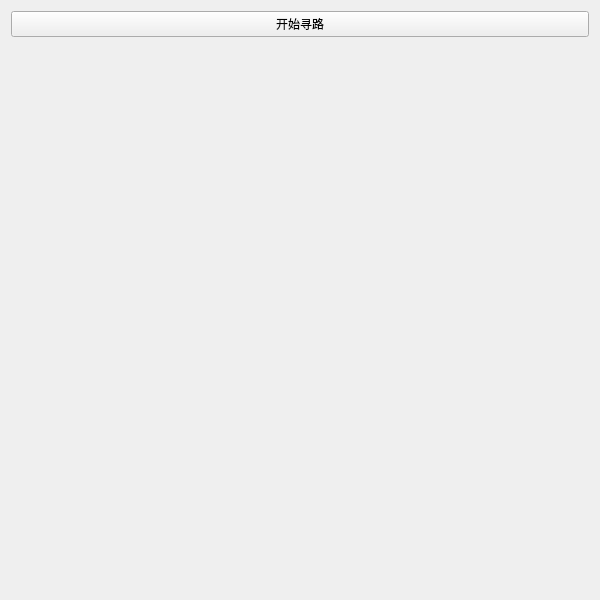
<?xml version="1.0" encoding="UTF-8"?>
<ui version="4.0">
 <class>Widget</class>
 <widget class="QWidget" name="Widget">
  <property name="geometry">
   <rect>
    <x>0</x>
    <y>0</y>
    <width>600</width>
    <height>600</height>
   </rect>
  </property>
  <property name="windowTitle">
   <string>A* Pathfinding</string>
  </property>
  <layout class="QVBoxLayout" name="verticalLayout">
   <item>
    <widget class="QPushButton" name="findPathButton">
     <property name="text">
      <string>开始寻路</string>
     </property>
    </widget>
   </item>
   <item>
    <spacer name="verticalSpacer">
     <property name="orientation">
      <enum>Qt::Vertical</enum>
     </property>
     <property name="sizeHint" stdset="0">
      <size>
       <width>20</width>
       <height>40</height>
      </size>
     </property>
    </spacer>
   </item>
  </layout>
 </widget>
 <resources/>
 <connections/>
</ui>
